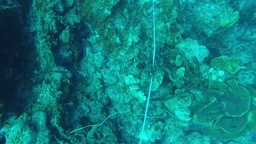
#> input picture underwaterImageRestoration/img/1.jpg, 256 x 144 px, shrunk from 1920 x 1080 before the run
$ python restoration.py
#> lines starting #> are read from the running program, lines starting #| are printed output that depends on the picture; long printed decimals are rounded
### underwaterImageRestoration/helper.py
import cv2
import math
import numpy as np

def getDarkChannel(img,blockSize = 3):

    if len(img.shape)==2:
        pass
    else:
        print("bad image shape, input image must be two demensions")
        return None

    if blockSize % 2 == 0 or blockSize < 3:
        print('blockSize is not odd or too small')
        return None

    A = int((blockSize-1)/2) #AddSize

    #New height and new width
    H = img.shape[0] + blockSize - 1
    W = img.shape[1] + blockSize - 1

    # imgMiddle
    imgMiddle = 255 * np.zeros((H,W))

    imgMiddle[A:H-A, A:W-A] = img

    imgDark = np.zeros_like(img, np.float16)

    for i in range(A, H-A):
        for j in range(A, W-A):
            x = range(i-A, i+A+1)
            y = range(j-A, j+A+1)
            imgDark[i-A,j-A] = np.max(imgMiddle[x,y])

    return imgDark

# [14 lines left out: function Background_light, not called in this run]

def getMAxBlueGreenChannel(img, type = 'RGB'):
    if type == 'BGR':
        return np.amax(img[:,:,[0,1]], axis=2)
    else:
        return np.amax(img[:,:,[1,2]], axis=2)

### underwaterImageRestoration/GuidedFilter.py
# -*- coding: utf-8 -*-
import numpy as np
import cv2

class GuidedFilter:

    # def __init__(self, I, radius=5, epsilon=0.4):
    def __init__(self, I, radius, epsilon):

        self._radius = 2 * radius + 1
        self._epsilon = epsilon
        self._I = self._toFloatImg(I)
        self._initFilter()

        # print('radius',self._radius)
        # print('epsilon',self._epsilon)

    def _toFloatImg(self, img):
        if img.dtype == np.float32:
            return img
        return ( 1.0 / 255.0 ) * np.float32(img)

    def _initFilter(self):
        I = self._I
        r = self._radius
        eps = self._epsilon

        Ir, Ig, Ib = I[:, :, 0], I[:, :, 1], I[:, :, 2]

        # [10 lines of commented-out code are left out]


        self._Ir_mean = cv2.blur(Ir, (r, r))
        self._Ig_mean = cv2.blur(Ig, (r, r))
        self._Ib_mean = cv2.blur(Ib, (r, r))

        Irr_var = cv2.blur(Ir ** 2, (r, r)) - self._Ir_mean ** 2 + eps
        Irg_var = cv2.blur(Ir * Ig, (r, r)) - self._Ir_mean * self._Ig_mean
        Irb_var = cv2.blur(Ir * Ib, (r, r)) - self._Ir_mean * self._Ib_mean
        Igg_var = cv2.blur(Ig * Ig, (r, r)) - self._Ig_mean * self._Ig_mean + eps
        Igb_var = cv2.blur(Ig * Ib, (r, r)) - self._Ig_mean * self._Ib_mean
        Ibb_var = cv2.blur(Ib * Ib, (r, r)) - self._Ib_mean * self._Ib_mean + eps


        Irr_inv = Igg_var * Ibb_var - Igb_var * Igb_var
        Irg_inv = Igb_var * Irb_var - Irg_var * Ibb_var
        Irb_inv = Irg_var * Igb_var - Igg_var * Irb_var
        Igg_inv = Irr_var * Ibb_var - Irb_var * Irb_var
        Igb_inv = Irb_var * Irg_var - Irr_var * Igb_var
        Ibb_inv = Irr_var * Igg_var - Irg_var * Irg_var

        I_cov = Irr_inv * Irr_var + Irg_inv * Irg_var + Irb_inv * Irb_var
        Irr_inv /= I_cov
        Irg_inv /= I_cov
        Irb_inv /= I_cov
        Igg_inv /= I_cov
        Igb_inv /= I_cov
        Ibb_inv /= I_cov

        self._Irr_inv = Irr_inv
        self._Irg_inv = Irg_inv
        self._Irb_inv = Irb_inv
        self._Igg_inv = Igg_inv
        self._Igb_inv = Igb_inv
        self._Ibb_inv = Ibb_inv

    def _computeCoefficients(self, p):
        r = self._radius
        I = self._I
        Ir, Ig, Ib = I[:, :, 0], I[:, :, 1], I[:, :, 2]


        p_mean = cv2.blur(p, (r, r))
        Ipr_mean = cv2.blur(Ir * p, (r, r))
        Ipg_mean = cv2.blur(Ig * p, (r, r))
        Ipb_mean = cv2.blur(Ib * p, (r, r))


        Ipr_cov = Ipr_mean - self._Ir_mean * p_mean
        Ipg_cov = Ipg_mean - self._Ig_mean * p_mean
        Ipb_cov = Ipb_mean - self._Ib_mean * p_mean

        ar = self._Irr_inv * Ipr_cov + self._Irg_inv * Ipg_cov + self._Irb_inv * Ipb_cov
        ag = self._Irg_inv * Ipr_cov + self._Igg_inv * Ipg_cov + self._Igb_inv * Ipb_cov
        ab = self._Irb_inv * Ipr_cov + self._Igb_inv * Ipg_cov + self._Ibb_inv * Ipb_cov

        b = p_mean - ar * self._Ir_mean - ag * self._Ig_mean - ab * self._Ib_mean

        ar_mean = cv2.blur(ar, (r, r))
        ag_mean = cv2.blur(ag, (r, r))
        ab_mean = cv2.blur(ab, (r, r))
        b_mean = cv2.blur(b, (r, r))

        return ar_mean, ag_mean, ab_mean, b_mean

    def _computeOutput(self, ab, I):

        ar_mean, ag_mean, ab_mean, b_mean = ab
        Ir, Ig, Ib = I[:, :, 0], I[:, :, 1], I[:, :, 2]
        q = ar_mean * Ir + ag_mean * Ig + ab_mean * Ib + b_mean
        return q

    def filter(self, p):

        p_32F = self._toFloatImg(p)

        ab = self._computeCoefficients(p)
        return self._computeOutput(ab, self._I)

### underwaterImageRestoration/restoration.py
import numpy as np
from helper import *
import datetime
import cv2
from GuidedFilter import GuidedFilter
from copy import deepcopy

class Restoration():
    def __init__(self, img, windowSize = 15):
        self.input = img
        self.windowSize = windowSize
        self.normI = (img - img.min()) / (img.max() - img.min())
        self.D = self.determineDepth()
        starttime = datetime.datetime.now()
        self.backgroundlight = self.getBackgroundLight()
        Endtime = datetime.datetime.now()
        print('Time', Endtime - starttime)
        # [4 lines of commented-out code are left out]
        self.transmission = self.getTransmission()
        self.refinedtransmission = self.getRefinedtransmission()
        # self.refinedtransmission = cv2.equalizeHist(np.uint8(self.transmission[:, :, 0] * 255))
        self.normJ_blue, self.normJ_green = self.dehazed_BG()
        self.norm_restored = self.RC_correction()
        self.output = self.adaptiveExp_map()

    def getRefinedTransmission(self):
        return 1


    def determineDepth(self):
        img , blockSize = self.normI, self.windowSize
        img_GB = getMAxBlueGreenChannel(img, type = 'BGR')
        Max_GB = getDarkChannel(img_GB, blockSize)
        Max_R  = getDarkChannel(img[:,:,2], blockSize)
        largestDiff = Max_R  - Max_GB
        return largestDiff

    def getBackgroundLight(self):
        M, N, C = self.normI.shape #M are the rows, N are the columns, C is the bgr channel
        flatD = self.D.reshape(M*N)
        flatI = self.normI.reshape(M*N,3)
        searchidx = flatD.argsort(axis=0)[:1]
        searchidx = searchidx.ravel()
        return np.average(flatI.take(searchidx, axis=0), axis = 0)

    def getTransmission(self):
        M, N, C = self.normI.shape #M are the rows, N are the columns, C is the bgr channel
        B, w = self.backgroundlight, self.windowSize
        padwidth = math.floor(w/2)
        padded = np.pad(self.normI/B, ((padwidth, padwidth), (padwidth, padwidth),(0,0)), 'constant')
        transmission = np.zeros((M,N,2))
        for y, x in np.ndindex(M, N):
            transmission[y,x,0] = 1 - np.min(padded[y : y+w , x : x+w , 0])
            transmission[y,x,1] = 1 - np.min(padded[y : y+w , x : x+w , 1])
        return transmission

    def getRefinedtransmission(self):
        T = deepcopy(self.transmission)
        img =  self.input
        gimfiltR = 50
        eps = 10 ** -3

        guided_filter = GuidedFilter(img, gimfiltR, eps)
        T[:,:,0] = guided_filter.filter(T[:,:,0])
        T[:,:,1] = guided_filter.filter(T[:,:,1])
        T = np.clip(T, 0.1, 0.9)

        return T

    def dehazed_BG(self):
        B = self.backgroundlight
        # print(self.normI.shape)
        # print(self.refinedtransmission.shape)
        refinedt_blue, refinedt_green = self.refinedtransmission[:,:,0] /255, self.refinedtransmission[:,:,1] /255
        J_blue = (self.normI[:,:,0] - B[0])/refinedt_blue + B[0]
        normJ_blue = (J_blue - J_blue.min()) / (J_blue.max() - J_blue.min())
        J_green = (self.normI[:,:,1] - B[1])/refinedt_green + B[1]
        normJ_green = (J_green - J_green.min()) / (J_green.max() - J_green.min())
        return normJ_blue, normJ_green

    def RC_correction(self):
        normJ_blue,normJ_green = self.normJ_blue, self.normJ_green
        avgRr = 1.5 - np.average(normJ_blue.ravel()) - np.average(normJ_green.ravel())
        compCoeff = avgRr/np.average(self.normI[:,:,2].ravel())
        Rrec = self.normI[:,:,2]*compCoeff
        normRrec = (Rrec - Rrec.min()) / (Rrec.max() - Rrec.min())
        restored = np.zeros(np.shape(self.normI))
        restored[:,:,0] = normJ_blue;
        restored[:,:,1] = normJ_green;
        restored[:,:,2] = normRrec;
        return restored

    # [44 lines left out: function AdaptiveExposureMap, not called in this run]

    def adaptiveExp_map(self):
        r= 50
        eps= 10 ** -2
        restored = deepcopy(self.norm_restored)
        R = (restored*255).astype(np.uint8)
        I = (self.normI*255).astype(np.uint8)
        YjCrCb = cv2.cvtColor(R, cv2.COLOR_BGR2YCrCb)
        YiCrCb = cv2.cvtColor(I, cv2.COLOR_BGR2YCrCb)
        normYjCrCb = (YjCrCb - YjCrCb.min())/(YjCrCb.max() - YjCrCb.min())
        normYiCrCb = (YiCrCb - YiCrCb.min())/(YiCrCb.max() - YiCrCb.min())
        Yi = normYiCrCb[:,:,0]
        Yj = normYjCrCb[:,:,0]
        S = (Yj*Yi + 0.3*Yi**2)/(Yj**2 + 0.3*Yi**2)
        # refinedS = guided_filter(normYiCrCb, S, r, eps)
        guided_filter = GuidedFilter(YiCrCb, r, eps)
        refinedS = guided_filter.filter(S)
        M,N = S.shape
        rs = np.zeros((M,N,3))
        rs[:,:,0] = rs[:,:,1] = rs[:,:,2] = refinedS
        OutputExp = restored*rs
        return (OutputExp - OutputExp.min())/(OutputExp.max() - OutputExp.min())


if __name__ == '__main__':
    index = '1'
    img = cv2.imread('img/'+index+'.jpg')
#> img is the input picture: shape (144, 256, 3); mean B, G, R 123.2, 123.3, 13.5
    scale_percent = 100 # percent of original size
    dim0 = (img.shape[1], img.shape[0])
#> dim0 = (256, 144)
    width = int(img.shape[1] * scale_percent / 100)
#> width = 256
    height = int(img.shape[0] * scale_percent / 100)
#> height = 144
    dim = (width, height)
#> dim = (256, 144)

    # resize image
    resized = cv2.resize(img, dim, interpolation = cv2.INTER_AREA)
    I = resized
    x = Restoration(img = resized)
#> in determineDepth, `img , blockSize = self.normI, self.windowSize`: blockSize = 15
#> in getMAxBlueGreenChannel, `return np.amax(img[:,:,[0,1]], axis=2)`:
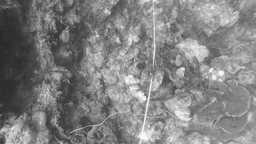
#> returned value: shape (144, 256) float64; min 0.161, max 1, mean 0.504
#> in getDarkChannel, `A = int((blockSize-1)/2)`: A = 7
#> in getDarkChannel, `H = img.shape[0] + blockSize - 1`: H = 158
#> in getDarkChannel, `W = img.shape[1] + blockSize - 1`: W = 270
#> after the loop in getDarkChannel, `for i in range(A, H-A):`:
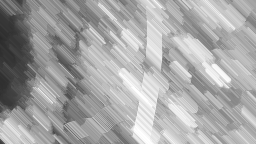
#> imgDark: shape (144, 256) float16; min 0.169, max 1, mean 0.651
#> call 2 of getDarkChannel, with blockSize = 15
#> after the loop in getDarkChannel (call 2), `for i in range(A, H-A):`:
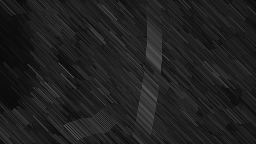
#> imgDark: shape (144, 256) float16; min 0.0275, max 0.325, mean 0.126
#> in determineDepth, `largestDiff = Max_R  - Max_GB`:
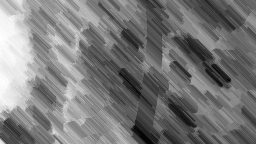
#> largestDiff: shape (144, 256) float16; min -0.886, max -0.129, mean -0.525; drawn with min black and max white
#> in getBackgroundLight, `searchidx = flatD.argsort(axis=0)[:1]`: searchidx = [34957]
#> in __init__, `self.backgroundlight = self.getBackgroundLight()`: self.backgroundlight = [0.969, 1, 0.114]
#> in getTransmission, `B, w = self.backgroundlight, self.windowSize`: w = 15
#> in getTransmission, `padwidth = math.floor(w/2)`: padwidth = 7
#> in _computeCoefficients, `ar = self._Irr_inv * Ipr_cov + self._Irg_inv * Ipg_cov + self._Irb_inv..`:
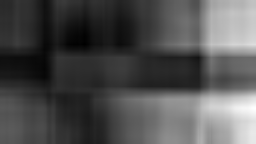
#> ar: shape (144, 256) float64; min -0.432, max 0.905, mean -0.00813; drawn with min black and max white
#> in _computeCoefficients, `ag = self._Irg_inv * Ipr_cov + self._Igg_inv * Ipg_cov + self._Igb_inv..`:
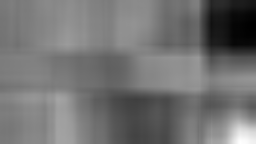
#> ag: shape (144, 256) float64; min -0.722, max 0.543, mean -0.152; drawn with min black and max white
#> in _computeCoefficients, `b = p_mean - ar * self._Ir_mean - ag * self._Ig_mean - ab * self._Ib_m..`:
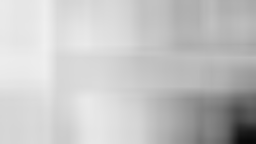
#> b: shape (144, 256) float64; min 0.0344, max 0.941, mean 0.77
#> in dehazed_BG, `B = self.backgroundlight`: B = [0.969, 1, 0.114]
#> in RC_correction, `avgRr = 1.5 - np.average(normJ_blue.ravel()) - np.average(normJ_green...`: avgRr = 0.747
#> in RC_correction, `compCoeff = avgRr/np.average(self.normI[:,:,2].ravel())`: compCoeff = 14.13
    print(x.backgroundlight)
#| [0.9686 1.         0.1137]
    print('--------------')
    # print(x.backgroundlight2[2])
    cv2.imwrite('result0/' +index+ '_transmission.jpg', np.uint8(x.transmission[:, :, 0] * 255))
    cv2.imwrite('result0/'  +index+ '_refinedtransmission.jpg', np.uint8(x.refinedtransmission[:, :, 0] * 255))
    # cv2.imwrite('result/' + 'refinedtransmission.jpg', np.uint8(x.refinedtransmission))
    cv2.imwrite('result0/'  +index+ '_output.jpg', np.uint8(cv2.resize(x.output * 255, dim0, interpolation = cv2.INTER_AREA)))
    # cv2.imwrite('result/' + 'output.jpg', x.output * 255)
    cv2.waitKey(0)
    cv2.destroyAllWindows()

$ run again, with underwaterImageRestoration/img/2.jpg copied over underwaterImageRestoration/img/1.jpg
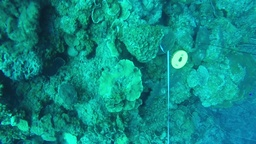
#> input picture underwaterImageRestoration/img/2.jpg, 256 x 144 px, shrunk from 1920 x 1080 before the run
#> img is the input picture: shape (144, 256, 3); mean B, G, R 132.5, 139.1, 14.4
#> blockSize = 15
#> A = 7
#> H = 158
#> W = 270
#> in determineDepth, `largestDiff = Max_R  - Max_GB`:
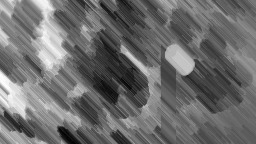
#> largestDiff: shape (144, 256) float16; min -0.902, max -0.161, mean -0.583; drawn with min black and max white
#> searchidx = [36682]
#> self.backgroundlight = [0.855, 0.984, 0.0863]
#> in getTransmission, `B, w = self.backgroundlight, self.windowSize`: w = 15
#> padwidth = 7
#> in _computeCoefficients, `b = p_mean - ar * self._Ir_mean - ag * self._Ig_mean - ab * self._Ib_m..`:
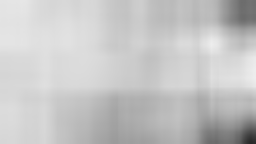
#> b: shape (144, 256) float64; min 0.16, max 0.934, mean 0.776
#> in dehazed_BG, `B = self.backgroundlight`: B = [0.855, 0.984, 0.0863]
#> avgRr = 0.727
#> compCoeff = 12.91
#| [0.8549 0.9843 0.08627]

$ run again, with underwaterImageRestoration/img/3.jpg copied over underwaterImageRestoration/img/1.jpg
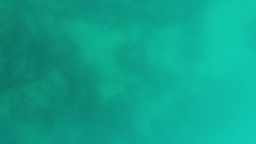
#> input picture underwaterImageRestoration/img/3.jpg, 256 x 144 px, shrunk from 1920 x 1080 before the run
#> img is the input picture: shape (144, 256, 3); mean B, G, R 140.4, 163.4, 13.8
#> blockSize = 15
#> A = 7
#> H = 158
#> W = 270
#> in determineDepth, `largestDiff = Max_R  - Max_GB`:
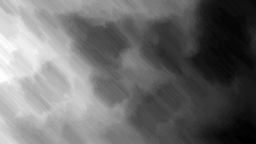
#> largestDiff: shape (144, 256) float16; min -0.944, max -0.543, mean -0.772; drawn with min black and max white
#> searchidx = [36863]
#> self.backgroundlight = [0.878, 0.995, 0.0508]
#> in getTransmission, `B, w = self.backgroundlight, self.windowSize`: w = 15
#> padwidth = 7
#> in _computeCoefficients, `b = p_mean - ar * self._Ir_mean - ag * self._Ig_mean - ab * self._Ib_m..`:
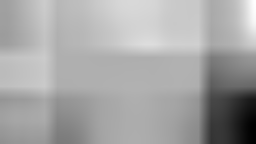
#> b: shape (144, 256) float64; min -3.17, max 2.64, mean 0.606; drawn with min black and max white
#> in dehazed_BG, `B = self.backgroundlight`: B = [0.878, 0.995, 0.0508]
#> avgRr = 0.817
#> compCoeff = 20.69
#| [0.8782 0.9949 0.05076]

$ run again, with underwaterImageRestoration/img/6.jpg copied over underwaterImageRestoration/img/1.jpg
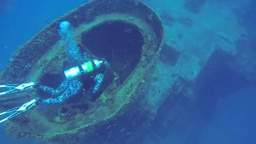
#> input picture underwaterImageRestoration/img/6.jpg, 256 x 144 px, shrunk from 1280 x 720 before the run
#> img is the input picture: shape (144, 256, 3); mean B, G, R 155.1, 103.9, 47.6
#> blockSize = 15
#> A = 7
#> H = 158
#> W = 270
#> searchidx = [7232]
#> self.backgroundlight = [0.906, 0.741, 0.118]
#> in getTransmission, `B, w = self.backgroundlight, self.windowSize`: w = 15
#> padwidth = 7
#> in _computeCoefficients, `b = p_mean - ar * self._Ir_mean - ag * self._Ig_mean - ab * self._Ib_m..`:
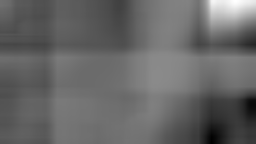
#> b: shape (144, 256) float64; min -0.0875, max 1.54, mean 0.568; drawn with min black and max white
#> in dehazed_BG, `B = self.backgroundlight`: B = [0.906, 0.741, 0.118]
#> avgRr = 0.988
#> compCoeff = 5.3
#| [0.9059 0.7412 0.1176]
